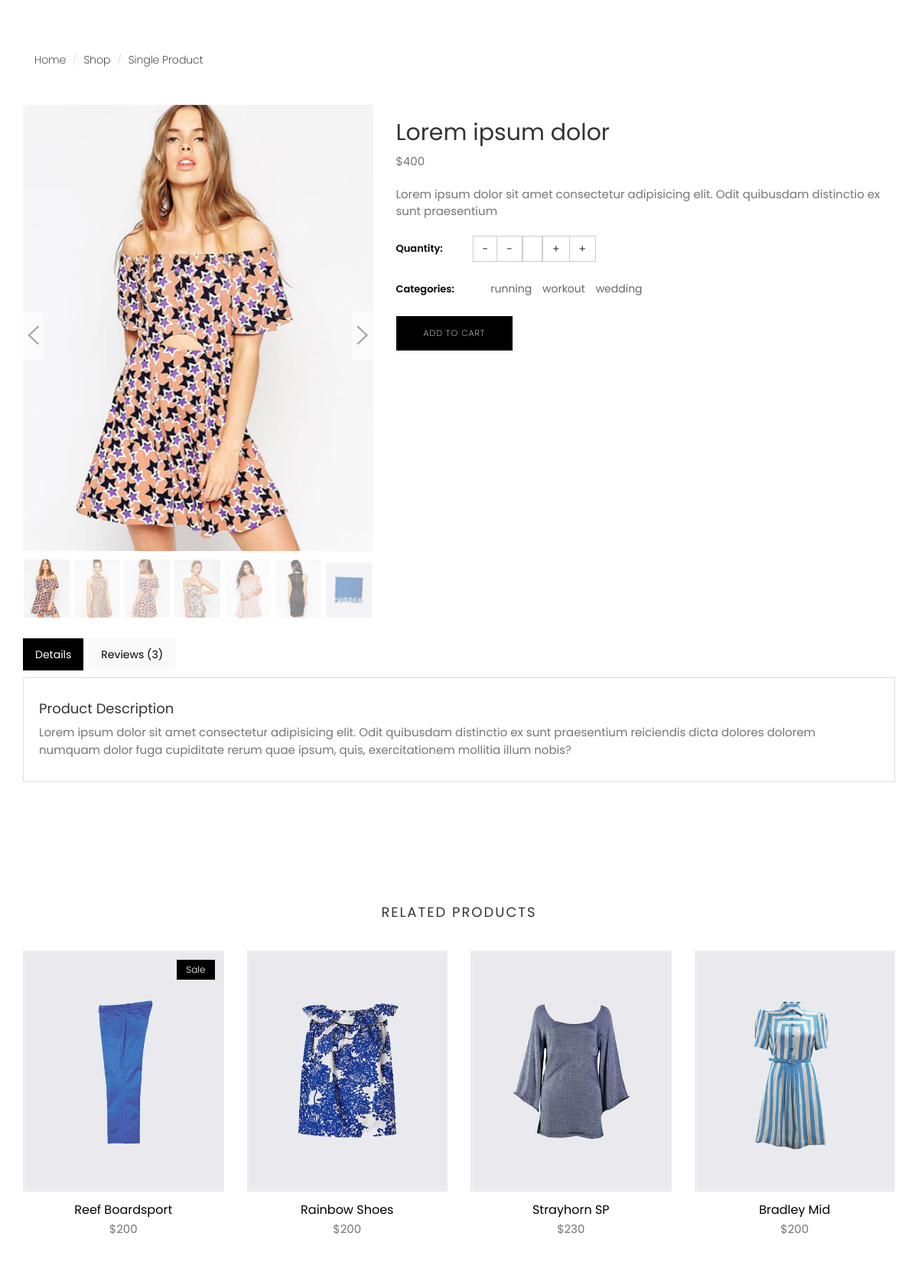
The app's page /products/lorem-ipsum-dolor/, older data.
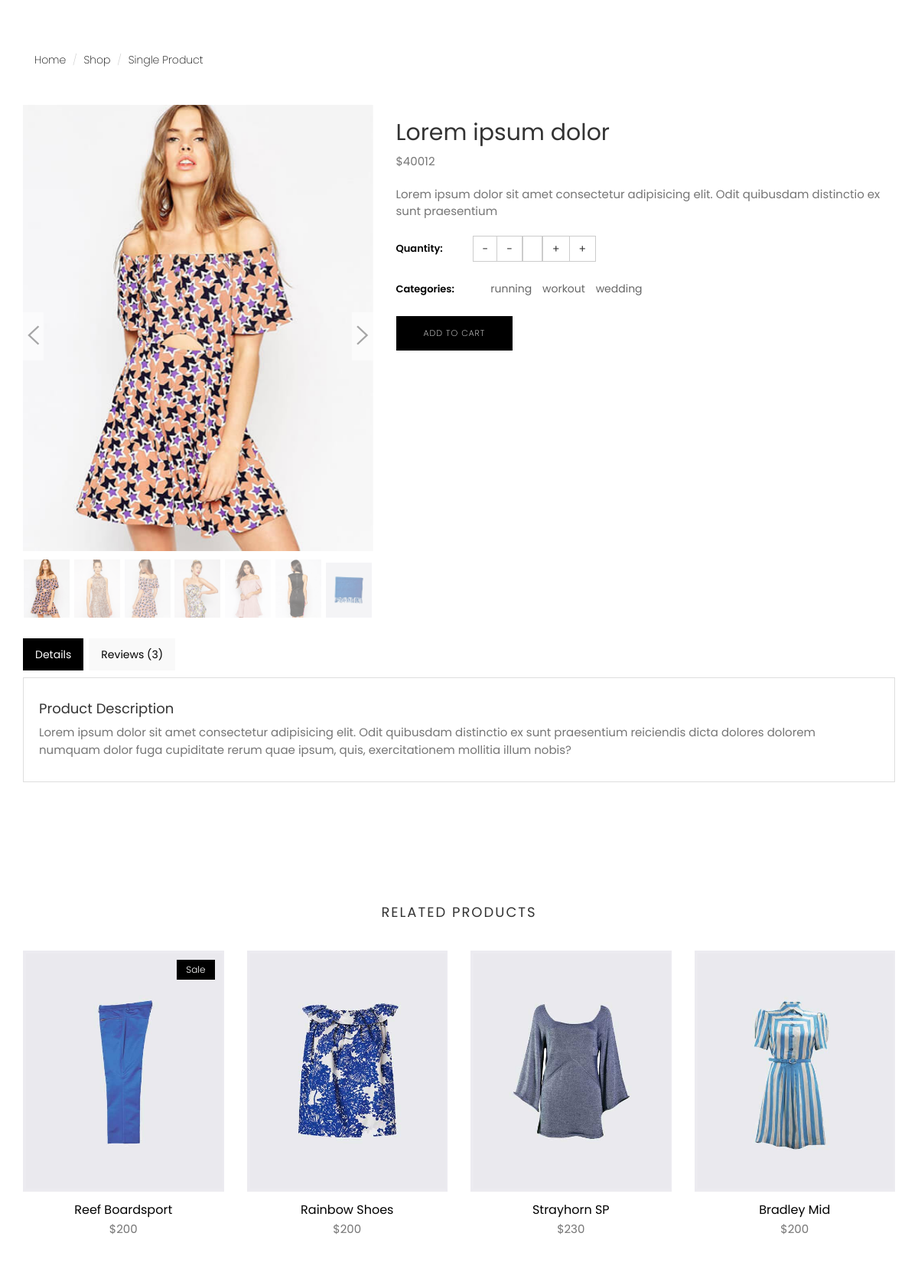
The same page, newer data.
### product_module/models.py (models this page shows, shortened)
class Product(models.Model):
    image=models.ImageField(upload_to='images/products',null=True,blank=True)
    title=models.CharField(max_length=300,db_index=True)
    price=models.PositiveIntegerField()
    discount_price=models.PositiveIntegerField(null=True,blank=True)
    is_active=models.BooleanField(default=True)
    is_delete=models.BooleanField(default=False)
    added_date=models.DateTimeField(auto_now_add=True)
    updated_date=models.DateTimeField(auto_now=True)
    slug=models.SlugField(blank=True,null=True,db_index=True)
    content=models.TextField(null=True,blank=True)
    short_description=models.CharField(max_length=320,db_index=True,null=True,blank=True)
    brand=models.ForeignKey(ProductBrand,on_delete=models.SET_NULL,blank=True,null=True)
    category=models.ManyToManyField(ProductCategory)
    rating=models.PositiveIntegerField(default=0,validators=[MaxValueValidator(5),MinValueValidator(0)],blank=True,null=True)
    sorting=models.ForeignKey(ProductSorting,on_delete=models.PROTECT,null=True,blank=True)
    class Meta:
        verbose_name='product'
        verbose_name_plural='products'

### product_module/views.py (the view)
# urls.py: path('<slug:slug>/',views.ProductDetailView.as_view(),name='product-detail'),
class ProductDetailView(DetailView):
    template_name='product_module/product_detail.html'
    model=Product
    def get_queryset(self):
        return super().get_queryset()
    def get_context_data(self, **kwargs):
        context = super().get_context_data(**kwargs)
        loaded_product=self.object
        context['categories']=ProductCategory.objects.filter(product=loaded_product)
        user_ip=get_client_ip(self.request)
        has_been_visited=ProductVisit.objects.filter(ip__exact=user_ip,product_id=loaded_product.id).exists()
        if self.request.user.is_authenticated:
            user_id=self.request.user.id
        else:
            user_id=None
        if not has_been_visited:
            new_visit=ProductVisit(ip=user_ip,product_id=loaded_product.id,user_id=user_id)
            new_visit.save()
        return context

### order_module/context_processors.py (called while the page is built)
def basket_products(request):
    user_basket=OrderBasket.objects.prefetch_related('order_detail').filter(is_paid=False,user_id=request.user.id).first()
    if user_basket is not None:
        return {'user_basket':user_basket}
    else:
        return {'user_basket':None}

### utils/http_service.py (called while the page is built)
def get_client_ip(request:HttpRequest):
    request=request.META
    if request.get('HTTP_X_FORWARDED_FOR'):
        ip=request.get('HTTP_X_FORWARDED_FOR').split(',')[0]
    else:
        ip=request.get('REMOTE_ADDR')
    return ip

### product_module/templates/product_module/product_detail.html (shortened to what the changed rows need)
{% extends "base.html" %}
{% load static %}
{% block header_references %}
  <link rel="stylesheet" href="plugins/themefisher-font/style.css">
  <link rel="stylesheet" href="plugins/bootstrap/css/bootstrap.min.css">
  <link rel="stylesheet" href="plugins/animate/animate.css">
  <link rel="stylesheet" href="plugins/slick/slick.css">
  <link rel="stylesheet" href="plugins/slick/slick-theme.css">
  <link rel="stylesheet" href="css/style.css">
{% endblock header_references %}
{% block content %}
<section class="single-product">
	<div class="container">
		<div class="row mt-20">
			<div class="col-md-7">
				<div class="single-product-details">
					<h2>{{product.title}}</h2>
					<p class="product-price">${{product.price}}</p>
					<p class="product-description mt-20">
						{{product.short_description}}
					</p>
					<div class="product-quantity">
						<span>Quantity:</span>
						<div class="product-quantity-slider">
						</div>
					</div>
					<div class="product-category">
						<span>Categories:</span>
						<ul style="display:inline;">
						</ul>
					</div>
					<button onclick="addProductToBasket({{product.id}})" type="submit" class="btn btn-main mt-20">Add To Cart</button>
				</div>
			</div>
		</div>
		<div class="row">
			<div class="col-xs-12">
				<div class="tabCommon mt-20">
					<div class="tab-content patternbg">
						<div id="details" class="tab-pane fade active in">
							<h4>Product Description</h4>
							<p>{{product.content}}</p>
						</div>
					</div>
				</div>
			</div>
		</div>
	</div>
</section>
<section class="products related-products section">
	<div class="container">
		<div class="row">
			<div class="title text-center">
				<h2>Related Products</h2>
			</div>
		</div>
	</div>
</section>
{% endblock content %}

Row changes from the older to the newer data that the page shows:
changed Product "Lorem ipsum dolor": price "400" → "40012"
